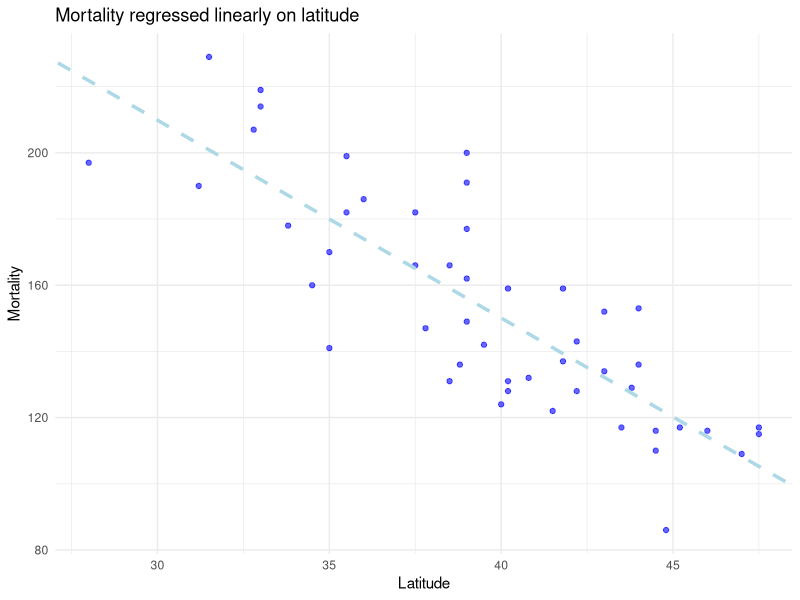
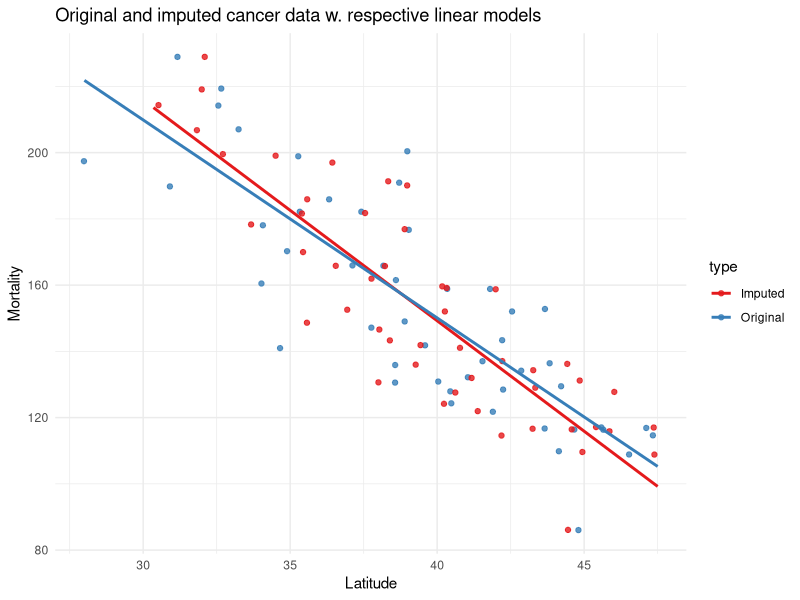

Write the R code that produced these figures, in order.
## ---- chunk 1
knitr::opts_chunk$set(echo = TRUE)
knitr::opts_chunk$set(cache = TRUE)
knitr::opts_chunk$set(fig.align = 'center')
library(tidyverse)
library(gridExtra)
theme_set(theme_minimal())
library(MASS) #Has a conflict with dplyr regarding select.
library(reshape2)
library(caret) #Used for Machine Learning
#library(plot.matrix) 
library(Matrix)
library(expm)
#library(plotly) #for 3D plotting
#library(reticulate) #Used for saving plotly images
#library(nloptr) #optimisation
#library(lpSolve) #linear programming
library(microbenchmark)
library(scales) #used for log trans of ggplot
#library(stats4) #mle and stuff
set.seed(314)

varnametotext <- function(v){
   deparse(substitute(v))
}
Stdresplot <- function(model, main = paste("(Estimate, Std. Res.)-plot of", deparse(substitute(model))), ylab ="Standardized residuals", ...) {
 fit <- fitted(model)
 rst <- rstandard(model)
 qplot(fit, rst, main = main, ylab = ylab, ylim = c(-max(3.2,max(abs(rst))), max(3.2,max(abs(rst)))) )+geom_hline(yintercept = 0) #Largest symmetric interval (around 0) of (-3.2,3.2) or (-largest absolute rst, largest absolute rst)
}
QQplotdraw <- function(model, main = paste("Normal QQ-plot of", deparse(substitute(model))), xlab = "Theoretical Quantiles", ylab ="Sample Quantiles", ...) {
   rst <- rstandard(model)
   #dataname <- getCall(lm_LT)$data
   ggplot(data = eval(getCall(model)$data), main = main, xlab = xlab, ylab = ylab) + geom_qq() + geom_qq_line() + aes(sample = rst)
} #main, xlab, ylab call do not work for some reason
StdresQQPlot <- function(model,...) {
   p1 <- Stdresplot(model,...)
   p2 <- QQplotdraw(model,...)
   #library(gridExtra)
   grid.arrange(p1,p2, ncol = 2)
}
## ---- chunk 2
library(mice)
cancer <- read.csv('../Data/skin-cancer.csv')
head(cancer)
## ---- chunk 3
model <- lm(Mort ~ Lat, data = cancer)
coef_model <- as.numeric(coef(model))

(p0 <- cancer %>% ggplot(mapping = aes(x = Lat, y = Mort)) + geom_point(colour = "blue", alpha = 0.6) + geom_abline(size = 1.2, colour = "light blue", linetype = "dashed", slope = coef_model[2], intercept = coef_model[1]) + ggtitle("Mortality regressed linearly on latitude") + labs(x = 'Latitude', y = 'Mortality'))
## ---- chunk 4
summary(model)
## ---- chunk 5
cancer_amp <- cancer %>% ampute(prop = 0.5, patterns = c(1,0));cancer_amp <- cancer_amp$amp
## ---- chunk 6
inv_model_amp <- lm(Lat ~ Mort, data = cancer_amp)
## ---- chunk 7
summary(inv_model_amp)
## ---- chunk 8
model_amp <- lm(Mort ~ Lat, data  = cancer_amp)
## ---- chunk 9
summary(model_amp)
## ---- chunk 10
mort_for_missing_lat <- cancer_amp %>% filter(is.na(Lat)) %>% dplyr::select(Mort)
pred_lat_from_mort <- predict(inv_model_amp, newdata = mort_for_missing_lat) + rnorm(nrow(mort_for_missing_lat), sd = sigma(inv_model_amp))
cancer_amp_imp <- cancer_amp
cancer_amp_imp$Lat[is.na(cancer_amp_imp$Lat)] <- pred_lat_from_mort %>% unname()

attr(cancer_amp_imp, "name") <- "Imputed data"
## ---- chunk 11
model_imputed_data <- lm(Mort ~ Lat, data = cancer_amp_imp)
summary(model_imputed_data)
## ---- chunk 12
data.frame(type = c("Intercept", "slope"), data_model = as.numeric(coef_model), imputed_model = as.numeric(coef(model_imputed_data))) %>% column_to_rownames('type')
## ---- chunk 13
combined_cancer <- bind_cols(bind_rows(cancer, cancer_amp_imp), type = c(rep("Original", nrow(cancer)),rep("Imputed", nrow(cancer))))
combined_cancer %>% ggplot(mapping = aes(x = Lat, y = Mort, colour = type)) + geom_point(alpha = 0.8, position = position_jitter(w = 0.5, h = 0.5)) + geom_smooth(method = lm, se = F) + scale_colour_brewer(palette = "Set1") + labs(title = "Original and imputed cancer data w. respective linear models", x = "Latitude", y = "Mortality")
